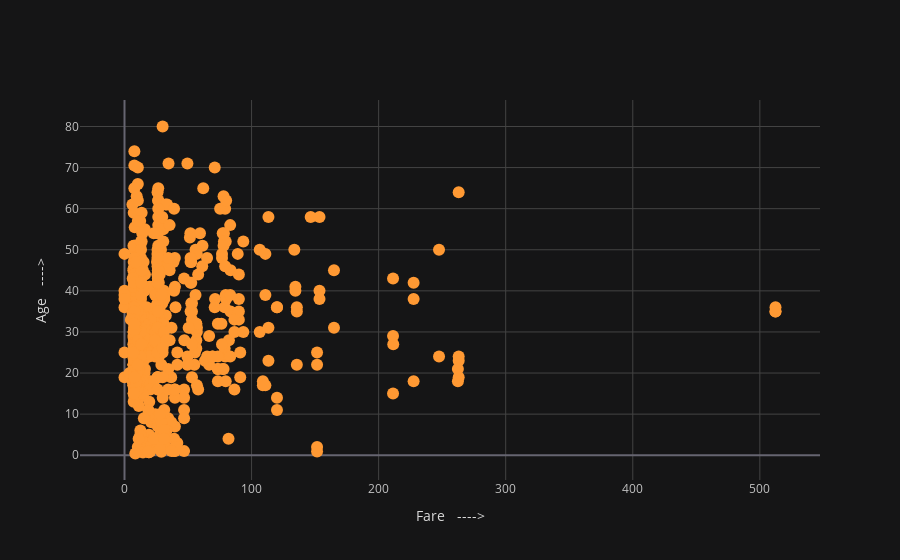

Here is the notebook cell this chart was saved with:
### Code cell
# giving x-axis and y-axis title name

titanic.iplot(x = "fare", y = "age", mode = "markers", xTitle="Fare   ---->", yTitle = "Age   ---->")

### Figure 1 — Plotly figure (JSON) as saved in the notebook; plotly's stock layout.template omitted (floating-point values rounded to 4 significant figures; data arrays with more than 128 entries replaced by an {"elided": "..."} marker saying what was removed)
{"data": [{"line": {"color": "rgba(255, 153, 51, 1.0)", "dash": "solid", "shape": "linear", "width": 1.3}, "marker": {"size": 12, "symbol": "circle"}, "mode": "markers", "name": "age", "text": "", "type": "scatter", "x": {"elided": "891 float values"}, "y": {"elided": "891 mixed values"}}], "layout": {"legend": {"bgcolor": "#151516", "font": {"color": "#D9D9D9"}}, "paper_bgcolor": "#151516", "plot_bgcolor": "#151516", "title": {"font": {"color": "#D9D9D9"}}, "xaxis": {"gridcolor": "#434343", "showgrid": true, "tickfont": {"color": "#C2C2C2"}, "title": {"font": {"color": "#D9D9D9"}, "text": "Fare   ---->"}, "zerolinecolor": "#666570"}, "yaxis": {"gridcolor": "#434343", "showgrid": true, "tickfont": {"color": "#C2C2C2"}, "title": {"font": {"color": "#D9D9D9"}, "text": "Age   ---->"}, "zerolinecolor": "#666570"}}}
